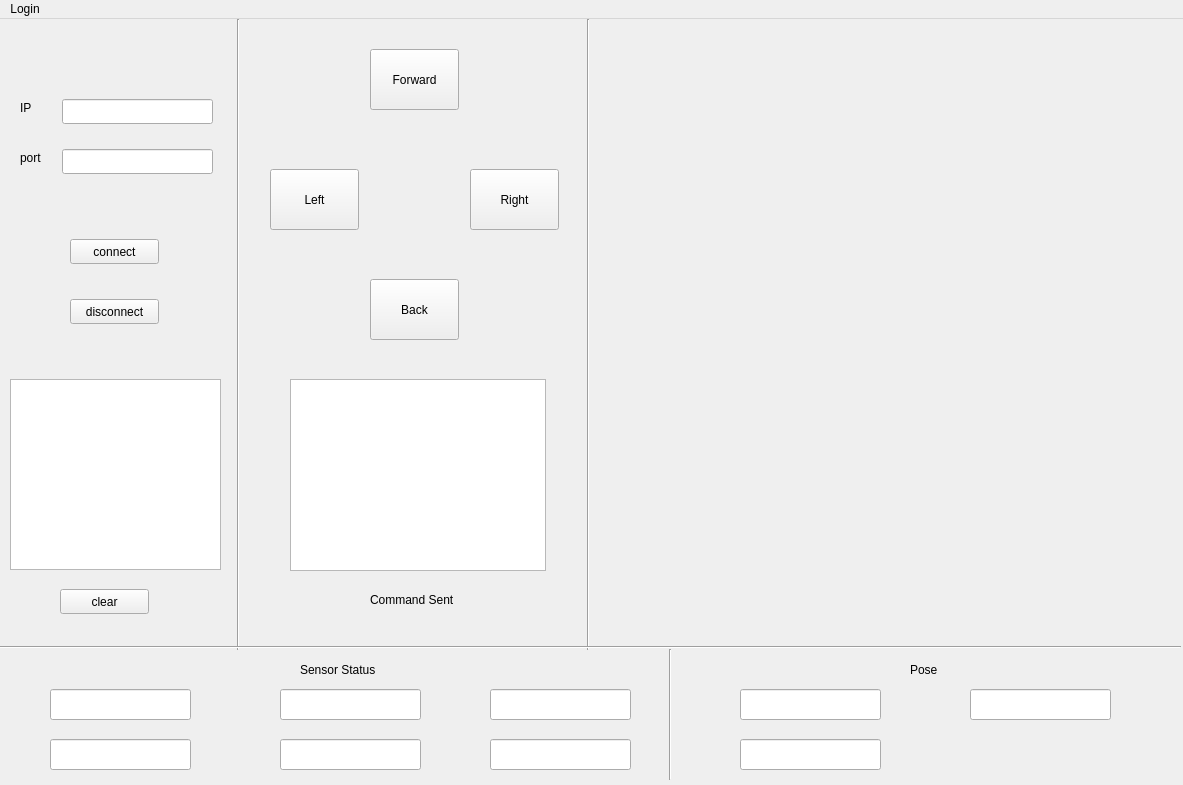
<?xml version="1.0" encoding="UTF-8"?>
<ui version="4.0">
 <class>MainWindow</class>
 <widget class="QMainWindow" name="MainWindow">
  <property name="geometry">
   <rect>
    <x>0</x>
    <y>0</y>
    <width>1183</width>
    <height>785</height>
   </rect>
  </property>
  <property name="windowTitle">
   <string>MainWindow</string>
  </property>
  <widget class="QWidget" name="centralWidget">
   <widget class="QPushButton" name="pushButton">
    <property name="geometry">
     <rect>
      <x>70</x>
      <y>220</y>
      <width>89</width>
      <height>25</height>
     </rect>
    </property>
    <property name="text">
     <string>connect</string>
    </property>
   </widget>
   <widget class="QPushButton" name="pushButton_2">
    <property name="geometry">
     <rect>
      <x>70</x>
      <y>280</y>
      <width>89</width>
      <height>25</height>
     </rect>
    </property>
    <property name="text">
     <string>disconnect</string>
    </property>
   </widget>
   <widget class="QLineEdit" name="lineEdit">
    <property name="geometry">
     <rect>
      <x>62</x>
      <y>80</y>
      <width>151</width>
      <height>25</height>
     </rect>
    </property>
   </widget>
   <widget class="QLineEdit" name="lineEdit_2">
    <property name="geometry">
     <rect>
      <x>62</x>
      <y>130</y>
      <width>151</width>
      <height>25</height>
     </rect>
    </property>
   </widget>
   <widget class="QLabel" name="label">
    <property name="geometry">
     <rect>
      <x>20</x>
      <y>80</y>
      <width>67</width>
      <height>17</height>
     </rect>
    </property>
    <property name="text">
     <string>IP</string>
    </property>
   </widget>
   <widget class="QLabel" name="label_2">
    <property name="geometry">
     <rect>
      <x>20</x>
      <y>130</y>
      <width>67</width>
      <height>17</height>
     </rect>
    </property>
    <property name="text">
     <string>port</string>
    </property>
   </widget>
   <widget class="QPushButton" name="pushButton_3">
    <property name="geometry">
     <rect>
      <x>370</x>
      <y>30</y>
      <width>89</width>
      <height>61</height>
     </rect>
    </property>
    <property name="text">
     <string>Forward</string>
    </property>
   </widget>
   <widget class="QPushButton" name="pushButton_4">
    <property name="geometry">
     <rect>
      <x>270</x>
      <y>150</y>
      <width>89</width>
      <height>61</height>
     </rect>
    </property>
    <property name="text">
     <string>Left</string>
    </property>
   </widget>
   <widget class="QPushButton" name="pushButton_5">
    <property name="geometry">
     <rect>
      <x>470</x>
      <y>150</y>
      <width>89</width>
      <height>61</height>
     </rect>
    </property>
    <property name="text">
     <string>Right</string>
    </property>
   </widget>
   <widget class="QPushButton" name="pushButton_6">
    <property name="geometry">
     <rect>
      <x>370</x>
      <y>260</y>
      <width>89</width>
      <height>61</height>
     </rect>
    </property>
    <property name="text">
     <string>Back</string>
    </property>
   </widget>
   <widget class="Line" name="line">
    <property name="geometry">
     <rect>
      <x>230</x>
      <y>0</y>
      <width>16</width>
      <height>631</height>
     </rect>
    </property>
    <property name="orientation">
     <enum>Qt::Vertical</enum>
    </property>
   </widget>
   <widget class="Line" name="line_3">
    <property name="geometry">
     <rect>
      <x>580</x>
      <y>0</y>
      <width>16</width>
      <height>631</height>
     </rect>
    </property>
    <property name="orientation">
     <enum>Qt::Vertical</enum>
    </property>
   </widget>
   <widget class="Line" name="line_4">
    <property name="geometry">
     <rect>
      <x>0</x>
      <y>620</y>
      <width>1181</width>
      <height>16</height>
     </rect>
    </property>
    <property name="orientation">
     <enum>Qt::Horizontal</enum>
    </property>
   </widget>
   <widget class="QTextBrowser" name="textBrowser">
    <property name="geometry">
     <rect>
      <x>10</x>
      <y>360</y>
      <width>211</width>
      <height>191</height>
     </rect>
    </property>
   </widget>
   <widget class="QLabel" name="label_3">
    <property name="geometry">
     <rect>
      <x>630</x>
      <y>19</y>
      <width>531</width>
      <height>591</height>
     </rect>
    </property>
    <property name="sizePolicy">
     <sizepolicy hsizetype="Expanding" vsizetype="Expanding">
      <horstretch>0</horstretch>
      <verstretch>0</verstretch>
     </sizepolicy>
    </property>
    <property name="text">
     <string/>
    </property>
   </widget>
   <widget class="QPushButton" name="pushButton_7">
    <property name="geometry">
     <rect>
      <x>60</x>
      <y>570</y>
      <width>89</width>
      <height>25</height>
     </rect>
    </property>
    <property name="text">
     <string>clear</string>
    </property>
   </widget>
   <widget class="QTextBrowser" name="textBrowser_2">
    <property name="geometry">
     <rect>
      <x>290</x>
      <y>360</y>
      <width>256</width>
      <height>192</height>
     </rect>
    </property>
   </widget>
   <widget class="QLabel" name="label_4">
    <property name="geometry">
     <rect>
      <x>370</x>
      <y>570</y>
      <width>101</width>
      <height>21</height>
     </rect>
    </property>
    <property name="text">
     <string>Command Sent</string>
    </property>
   </widget>
   <widget class="QLineEdit" name="lineEdit_3">
    <property name="geometry">
     <rect>
      <x>50</x>
      <y>670</y>
      <width>141</width>
      <height>31</height>
     </rect>
    </property>
   </widget>
   <widget class="QLineEdit" name="lineEdit_4">
    <property name="geometry">
     <rect>
      <x>50</x>
      <y>720</y>
      <width>141</width>
      <height>31</height>
     </rect>
    </property>
   </widget>
   <widget class="QLineEdit" name="lineEdit_5">
    <property name="geometry">
     <rect>
      <x>280</x>
      <y>670</y>
      <width>141</width>
      <height>31</height>
     </rect>
    </property>
   </widget>
   <widget class="QLineEdit" name="lineEdit_6">
    <property name="geometry">
     <rect>
      <x>280</x>
      <y>720</y>
      <width>141</width>
      <height>31</height>
     </rect>
    </property>
   </widget>
   <widget class="QLineEdit" name="lineEdit_7">
    <property name="geometry">
     <rect>
      <x>490</x>
      <y>670</y>
      <width>141</width>
      <height>31</height>
     </rect>
    </property>
   </widget>
   <widget class="QLabel" name="label_5">
    <property name="geometry">
     <rect>
      <x>300</x>
      <y>640</y>
      <width>101</width>
      <height>21</height>
     </rect>
    </property>
    <property name="text">
     <string>Sensor Status</string>
    </property>
   </widget>
   <widget class="QLineEdit" name="lineEdit_8">
    <property name="geometry">
     <rect>
      <x>490</x>
      <y>720</y>
      <width>141</width>
      <height>31</height>
     </rect>
    </property>
   </widget>
   <widget class="Line" name="line_5">
    <property name="geometry">
     <rect>
      <x>660</x>
      <y>630</y>
      <width>20</width>
      <height>131</height>
     </rect>
    </property>
    <property name="orientation">
     <enum>Qt::Vertical</enum>
    </property>
   </widget>
   <widget class="QLabel" name="label_6">
    <property name="geometry">
     <rect>
      <x>910</x>
      <y>640</y>
      <width>101</width>
      <height>21</height>
     </rect>
    </property>
    <property name="text">
     <string>Pose</string>
    </property>
   </widget>
   <widget class="QLineEdit" name="lineEdit_9">
    <property name="geometry">
     <rect>
      <x>740</x>
      <y>670</y>
      <width>141</width>
      <height>31</height>
     </rect>
    </property>
   </widget>
   <widget class="QLineEdit" name="lineEdit_10">
    <property name="geometry">
     <rect>
      <x>970</x>
      <y>670</y>
      <width>141</width>
      <height>31</height>
     </rect>
    </property>
   </widget>
   <widget class="QLineEdit" name="lineEdit_11">
    <property name="geometry">
     <rect>
      <x>740</x>
      <y>720</y>
      <width>141</width>
      <height>31</height>
     </rect>
    </property>
   </widget>
  </widget>
  <widget class="QMenuBar" name="menuBar">
   <property name="geometry">
    <rect>
     <x>0</x>
     <y>0</y>
     <width>1183</width>
     <height>19</height>
    </rect>
   </property>
   <widget class="QMenu" name="menuLogin">
    <property name="title">
     <string>Login</string>
    </property>
    <addaction name="actionLogin_2"/>
   </widget>
   <addaction name="menuLogin"/>
  </widget>
  <action name="actionLogin">
   <property name="text">
    <string>Login</string>
   </property>
  </action>
  <action name="actionLogin_2">
   <property name="text">
    <string>Login</string>
   </property>
  </action>
 </widget>
 <layoutdefault spacing="6" margin="11"/>
 <resources/>
 <connections/>
</ui>
